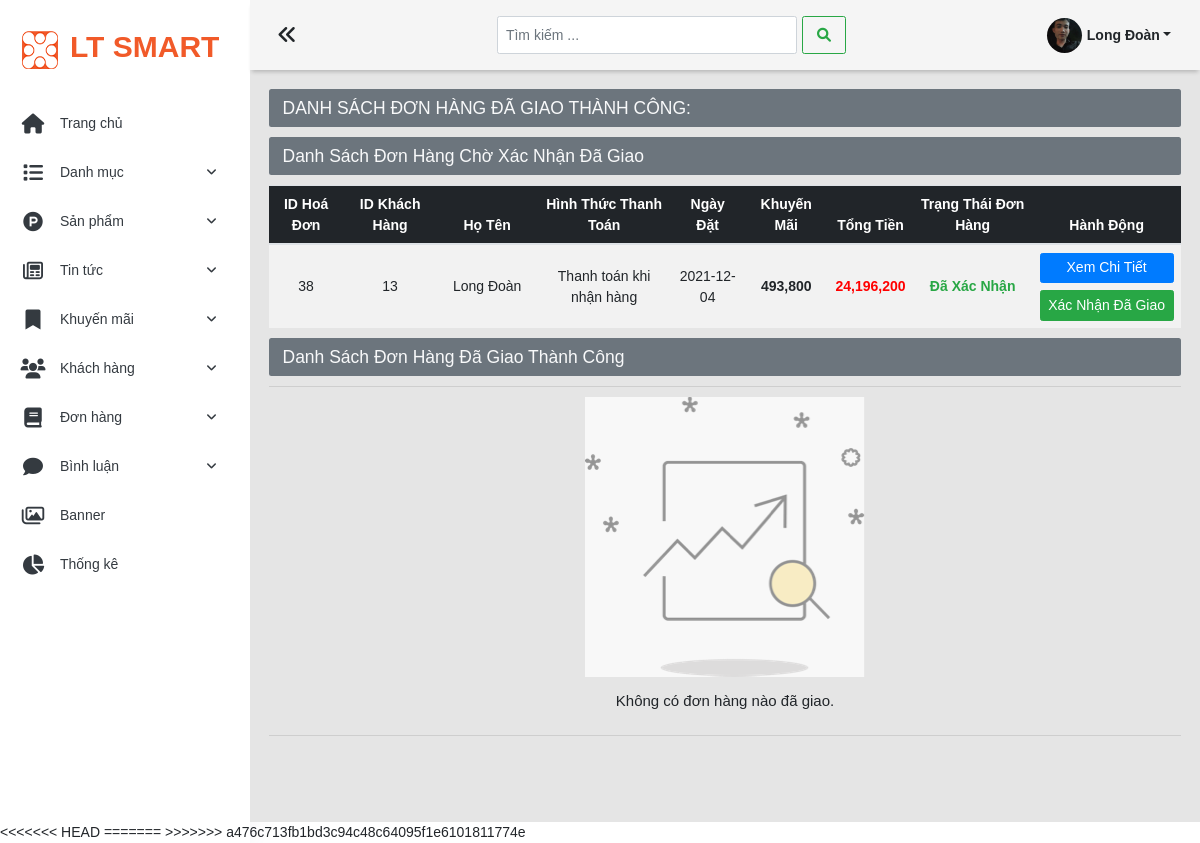
The app's page /admin/order-delivered (signed in), older data.
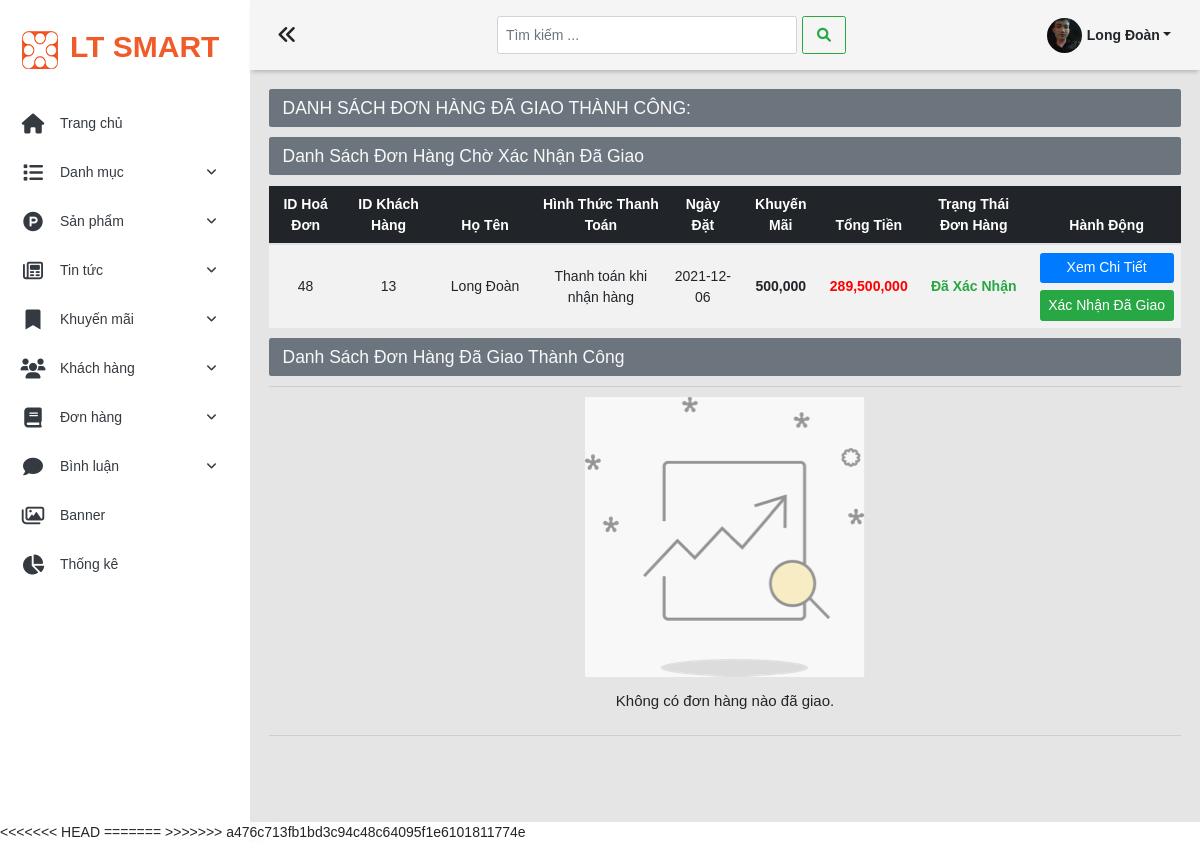
The same page, newer data.
### tables this page shows
CREATE TABLE `hoa_don` (
  `id_hoa_don` int(11) NOT NULL,
  `id_kh` int(11) NOT NULL,
  `tinh_trang_thanh_toan` varchar(50) NOT NULL COMMENT 'Nếu hình thức thanh toán là 0 thì trạng thái là chuathanhtoan ,nếu là 1 thì trạng thái dathanhtoan',
  `trang_thai_don_hang` varchar(50) NOT NULL COMMENT 'Mặc định là đơn hàng chưa xác nhận ,khi admin vào duyệt thì đổi trạng thái đơn hàng',
  `hinh_thuc_thanh_toan` int(1) NOT NULL DEFAULT 0 COMMENT '0 là thanh toán khi nhận hàng , 1 là thanh toán Online',
  `tong_tien` int(11) NOT NULL,
  `ngay_dat_hang` date NOT NULL,
  `ngay_giao_hang` date NOT NULL,
  `khuyen_mai` varchar(50) NOT NULL
);

CREATE TABLE `khach_hang` (
  `id_kh` int(11) NOT NULL,
  `username` varchar(100) DEFAULT NULL,
  `mat_khau` varchar(100) DEFAULT NULL,
  `ho_ten` varchar(100) NOT NULL,
  `hinh_anh` varchar(255) DEFAULT '',
  `so_dien_thoai` varchar(10) DEFAULT NULL,
  `email` varchar(255) DEFAULT NULL,
  `dia_chi` varchar(255) DEFAULT NULL,
  `vai_tro` int(1) NOT NULL DEFAULT 0 COMMENT '0 là tài khoản khách hàng ,1 là quản trị viên'
);

### model/pdo.php (called while the page is built, shortened)
<?php
function pdo_get_connection()
{
    $severname = "localhost";
    $username = "root";
    $password = "";
    try {
        $conn = new PDO("mysql:host=$severname;dbname=ltsmart;charset=utf8", $username, $password);
        $conn->setAttribute(PDO::ATTR_ERRMODE, PDO::ERRMODE_EXCEPTION);
        return $conn;
    } catch (Exception $e) {
        echo "kết nối thất bại" . $e->getMessage();
    }
}
function pdo_query($sql)
{
    $sql_args = array_slice(func_get_args(), 1);
    try {
        $conn = pdo_get_connection();
        $stmt = $conn->prepare($sql);
        $stmt->execute($sql_args);
        $rows = $stmt->fetchAll();
        return $rows;
    } catch (PDOException $e) {
        throw $e;
    } finally {
        unset($conn);
    }
}
?>

### model/don-hang.php (called while the page is built, shortened)
<?php
    require_once 'pdo.php';
    function list_orders_confirm() {
        $sql = "SELECT hoa_don.id_hoa_don, hoa_don.trang_thai_don_hang, hoa_don.hinh_thuc_thanh_toan, hoa_don.tong_tien, hoa_don.ngay_dat_hang, hoa_don.khuyen_mai, khach_hang.ho_ten, khach_hang.so_dien_thoai, khach_hang.dia_chi FROM hoa_don LEFT JOIN khach_hang ON hoa_don.id_kh = khach_hang.id_kh WHERE hoa_don.trang_thai_don_hang = 'daxacnhan';";
        return pdo_query($sql);
    }
?>

### admin/views/don-hang/order-delivered.php (the view, shortened to what the changed rows need)
<div class="row">
    <div class="col-12">
        <?php
        if (!empty($list_orders_confirm)) {
            echo '<div class="table-responsive">
                    <table class="table table-striped">
                            <thead>
                                <tr style="text-align: center;">
                                    <th scope="col" class="table-dark">ID Hoá Đơn</th>
                                    <th scope="col" class="table-dark">ID Khách Hàng</th>
                                    <th scope="col" class="table-dark" style="width:11%;">Họ Tên</th>
                                    <th scope="col" class="table-dark">Hình Thức Thanh Toán</th>
                                    <th scope="col" class="table-dark">Ngày Đặt</th>
                                    <th scope="col" class="table-dark">Khuyến Mãi</th>
                                    <th scope="col" class="table-dark">Tổng Tiền</th>
                                    <th scope="col" class="table-dark">Trạng Thái Đơn Hàng</th>
                                    <th scope="col" class="table-dark">Hành Động</th>
                                </tr>
                            </thead>
                            ';
            foreach ($list_orders_confirm as $list) {
                extract($list);
                echo '<tbody>
                                <tr style="text-align:center;">
                                <td class="align-middle">' . $id_hoa_don . '</td>
                                <td class="align-middle">' . $id_kh . '</td>
                                <td class="align-middle">' . $ho_ten . '</td>';
                if ($hinh_thuc_thanh_toan == 0) {
                    echo '<td class="align-middle">Thanh toán khi nhận hàng</td>';
                } else if ($hinh_thuc_thanh_toan == 1) {
                    echo '<td class="align-middle">Thanh toán online</td>';
                }
                echo '<td class="align-middle">' . $ngay_dat_hang . '</td>';
                echo '<td class="align-middle"><span style="font-weight:bolder;">' . number_format($khuyen_mai) . '</span></td>';
                echo '<td class="align-middle"><span style="font-weight:bolder; color: red;">' . number_format($tong_tien) . '</span></td>';
                if ($trang_thai_don_hang == "daxacnhan") {
                    echo '<td class="align-middle"><span style="font-weight:bold; color: var(--success);">Đã Xác Nhận</span></td>
                                    <td class="align-middle">
                                        <div style="display: flex; flex-direction: column; align-content: stretch; align-items: stretch;gap: .5em;">
                                        <div type="button" class="btn btn-primary" id="order-details"><a href="order-details?ID=' . $id_hoa_don . '" style="color: white;">Xem Chi Tiết</a></div>
                                            <div type="submit" class="btn btn-success confirmDelivery" data-toggle="modal" data-target="#confirmDelivery" data-id_hoa_don_delivery=' . $id_hoa_don . '>Xác Nhận Đã Giao</div>
                                        </div>
                                    </td>
                                    </tr>
                                </tbody>
                            ';
                }
            }
            echo '</table>
            </div>';
        }
        ?>
    </div>
</div>

Row changes from the older to the newer data that the page shows:
no longer on this page (row edited): hoa_don: id_hoa_don "38", id_kh.ho_ten "Long Đoàn", hinh_thuc_thanh_toan "Thanh toán khi nhận hàng", ngay_dat_hang "2021-12-04", khuyen_mai "493,800", tong_tien "24,196,200"
added hoa_don: id_hoa_don "48", id_kh.ho_ten "Long Đoàn", hinh_thuc_thanh_toan "Thanh toán khi nhận hàng", ngay_dat_hang "2021-12-06", khuyen_mai "500,000", tong_tien "289,500,000"
